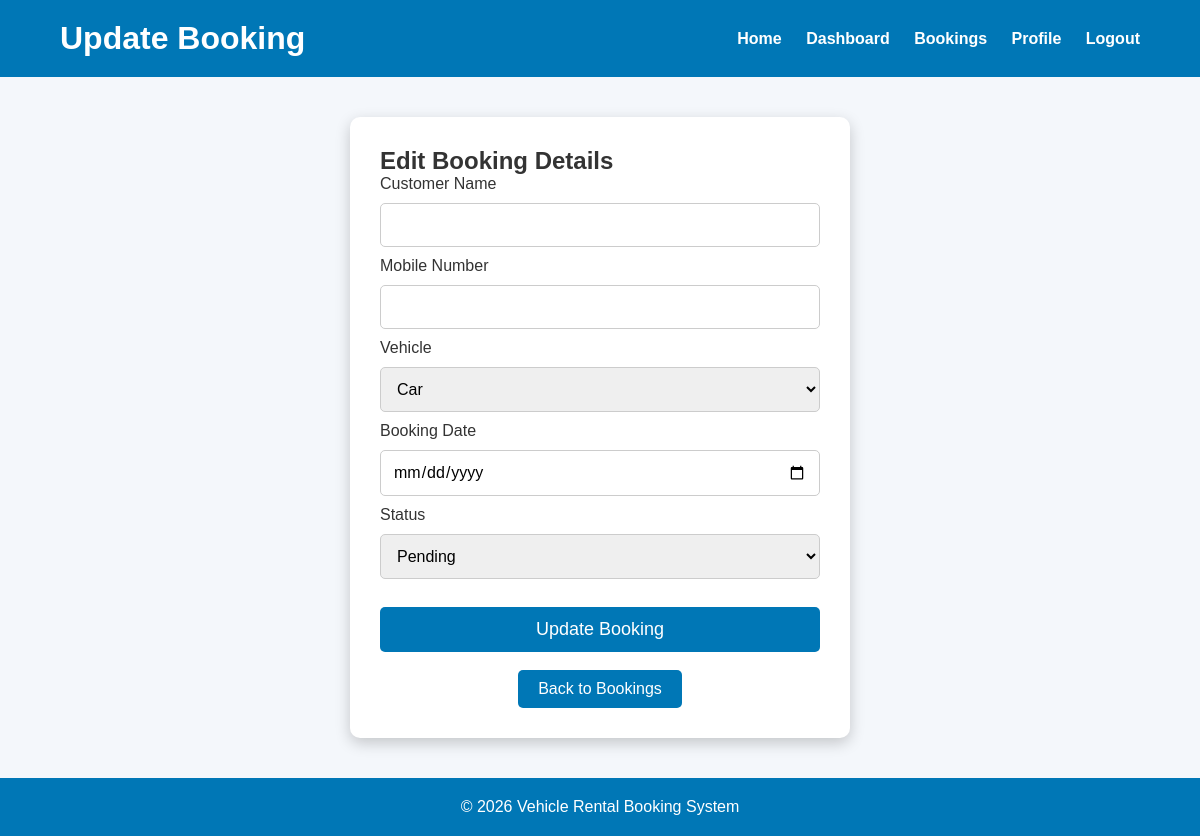
/update/2, run on an earlier commit of the app's database.
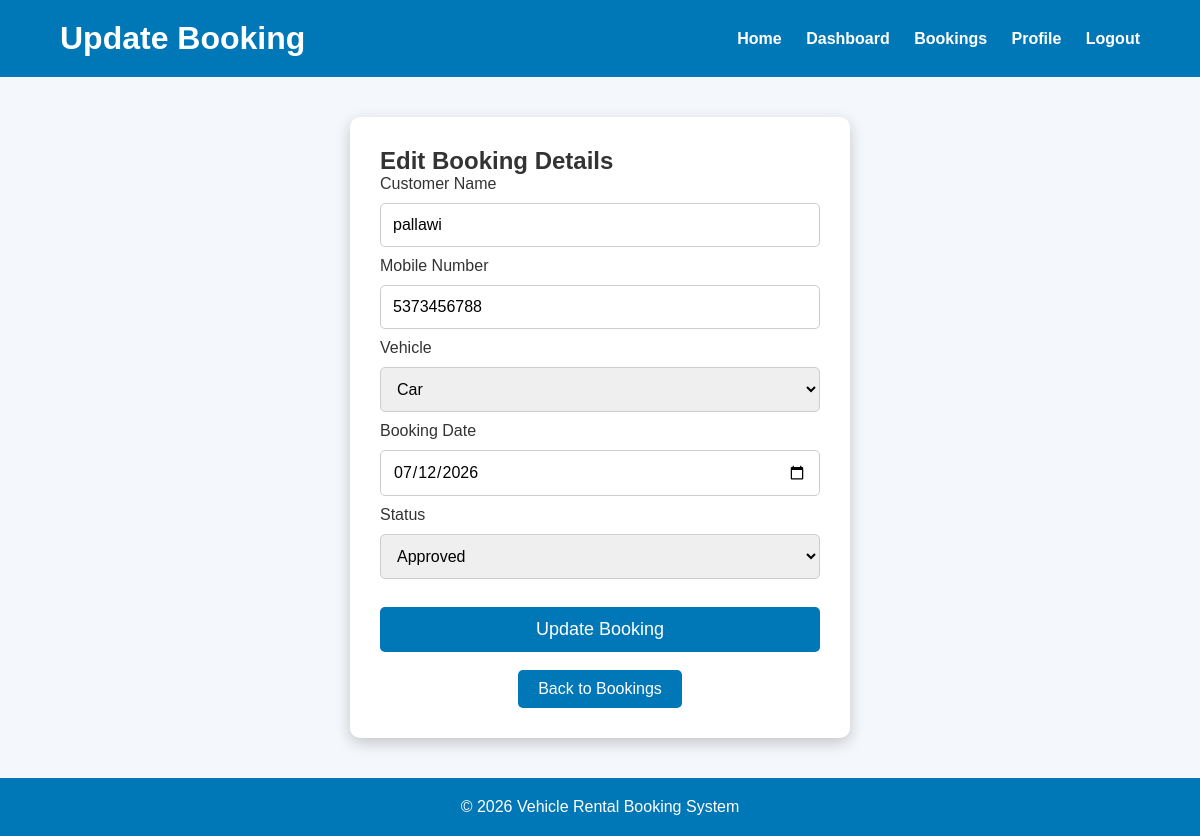
And on a later commit of the database.
### tables this page shows
CREATE TABLE bookings(

        id INTEGER PRIMARY KEY AUTOINCREMENT,

        booking_id TEXT,

        fullname TEXT,

        mobile TEXT,

        vehicle TEXT,

        booking_date TEXT,

        amount INTEGER,

        payment_method TEXT,

        payment_status TEXT,

        status TEXT,

        created_at TEXT

    );

### app.py (the view, shortened to what this page needs)
@app.route("/update/<int:id>", methods=["GET", "POST"])
def update_booking(id):
    conn = get_connection()
    cursor = conn.cursor()
    cursor.execute(
        "SELECT * FROM bookings WHERE id=?",
        (id,)
    )
    booking = cursor.fetchone()
    conn.close()
    return render_template(
        "update.html",
        booking=booking
    )

### app.py (called while the page is built)
def get_connection():
    conn = sqlite3.connect(DATABASE)
    conn.row_factory = sqlite3.Row
    return conn

### templates/update.html (shortened to what this page needs)
<!DOCTYPE html>
<html lang="en">
<head>
<link rel="stylesheet"
href="{{ url_for('static', filename='style.css') }}">
</head>
<body>
<header>
<h1>Update Booking</h1>
<nav>
<a href="/">Home</a>
<a href="/dashboard">Dashboard</a>
<a href="/bookings">Bookings</a>
<a href="/profile">Profile</a>
<a href="/logout">Logout</a>
</nav>
</header>
<section class="booking-form">
<h2>Edit Booking Details</h2>
<form action="/update/{{ booking.id }}" method="POST">
<label>Customer Name</label>
<input
type="text"
name="fullname"
value="{{ booking.fullname }}"
required>
<label>Mobile Number</label>
<input
type="text"
name="mobile"
value="{{ booking.mobile }}"
required>
<label>Vehicle</label>
<select name="vehicle">
<option value="Car"
{% if booking.vehicle=="Car" %}selected{% endif %}>
Car
</option>
</select>
<label>Booking Date</label>
<input
type="date"
name="booking_date"
value="{{ booking.booking_date }}"
required>
<label>Status</label>
<select name="status">
<option value="Pending"
{% if booking.status=="Pending" %}selected{% endif %}>
Pending
</option>
<option value="Approved"
{% if booking.status=="Approved" %}selected{% endif %}>
Approved
</option>
</select>
<br><br>
<button type="submit">
Update Booking
</button>
</form>
<br>
<div style="text-align:center;">
<a href="/bookings" class="btn">
Back to Bookings
</a>
</div>
</section>
<footer>
<p>
© 2026 Vehicle Rental Booking System
</p>
</footer>
</body>
</html>

What changed in the data, as far as the page shows it:
added bookings: fullname "pallawi", mobile "5373456788", vehicle "Car", booking_date "07/12/2026", status "Approved"
Also different on the page:
form field vehicle: "Car" → (not shown)
form field status: "Pending" → (not shown)
